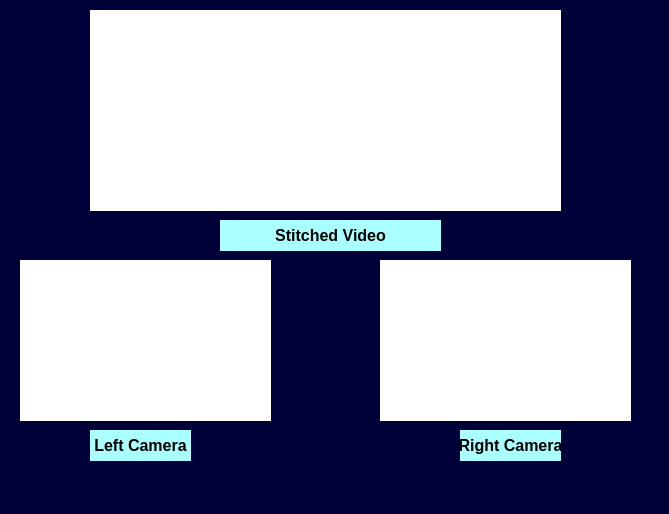
<?xml version="1.0" encoding="UTF-8"?>
<ui version="4.0">
 <class>MainWindow</class>
 <widget class="QMainWindow" name="MainWindow">
  <property name="geometry">
   <rect>
    <x>0</x>
    <y>0</y>
    <width>669</width>
    <height>514</height>
   </rect>
  </property>
  <property name="windowTitle">
   <string>MainWindow</string>
  </property>
  <property name="styleSheet">
   <string notr="true">background-color: rgb(0, 0, 57)</string>
  </property>
  <widget class="QWidget" name="centralwidget">
   <widget class="QLabel" name="right_video">
    <property name="geometry">
     <rect>
      <x>380</x>
      <y>260</y>
      <width>251</width>
      <height>161</height>
     </rect>
    </property>
    <property name="styleSheet">
     <string notr="true">background-color: rgb(255, 255, 255)</string>
    </property>
    <property name="text">
     <string/>
    </property>
   </widget>
   <widget class="QLabel" name="left_video">
    <property name="geometry">
     <rect>
      <x>20</x>
      <y>260</y>
      <width>251</width>
      <height>161</height>
     </rect>
    </property>
    <property name="styleSheet">
     <string notr="true">background-color: rgb(255, 255, 255)</string>
    </property>
    <property name="text">
     <string/>
    </property>
   </widget>
   <widget class="QLabel" name="stitched_video">
    <property name="geometry">
     <rect>
      <x>90</x>
      <y>10</y>
      <width>471</width>
      <height>201</height>
     </rect>
    </property>
    <property name="styleSheet">
     <string notr="true">background-color: rgb(255, 255, 255)</string>
    </property>
    <property name="text">
     <string/>
    </property>
   </widget>
   <widget class="QLabel" name="Right_Camera">
    <property name="geometry">
     <rect>
      <x>460</x>
      <y>430</y>
      <width>101</width>
      <height>31</height>
     </rect>
    </property>
    <property name="font">
     <font>
      <pointsize>12</pointsize>
      <weight>75</weight>
      <bold>true</bold>
     </font>
    </property>
    <property name="styleSheet">
     <string notr="true">background-color: rgb(170, 255, 255);</string>
    </property>
    <property name="text">
     <string>Right Camera</string>
    </property>
    <property name="alignment">
     <set>Qt::AlignCenter</set>
    </property>
   </widget>
   <widget class="QLabel" name="Left_camera_text">
    <property name="geometry">
     <rect>
      <x>90</x>
      <y>430</y>
      <width>101</width>
      <height>31</height>
     </rect>
    </property>
    <property name="font">
     <font>
      <pointsize>12</pointsize>
      <weight>75</weight>
      <bold>true</bold>
     </font>
    </property>
    <property name="styleSheet">
     <string notr="true">background-color: rgb(170, 255, 255);</string>
    </property>
    <property name="text">
     <string>Left Camera</string>
    </property>
    <property name="alignment">
     <set>Qt::AlignCenter</set>
    </property>
   </widget>
   <widget class="QLabel" name="Stitched_video_text">
    <property name="geometry">
     <rect>
      <x>220</x>
      <y>220</y>
      <width>221</width>
      <height>31</height>
     </rect>
    </property>
    <property name="font">
     <font>
      <pointsize>12</pointsize>
      <weight>75</weight>
      <bold>true</bold>
     </font>
    </property>
    <property name="styleSheet">
     <string notr="true">background-color: rgb(170, 255, 255);</string>
    </property>
    <property name="text">
     <string>Stitched Video</string>
    </property>
    <property name="alignment">
     <set>Qt::AlignCenter</set>
    </property>
   </widget>
  </widget>
 </widget>
 <resources/>
 <connections/>
</ui>
